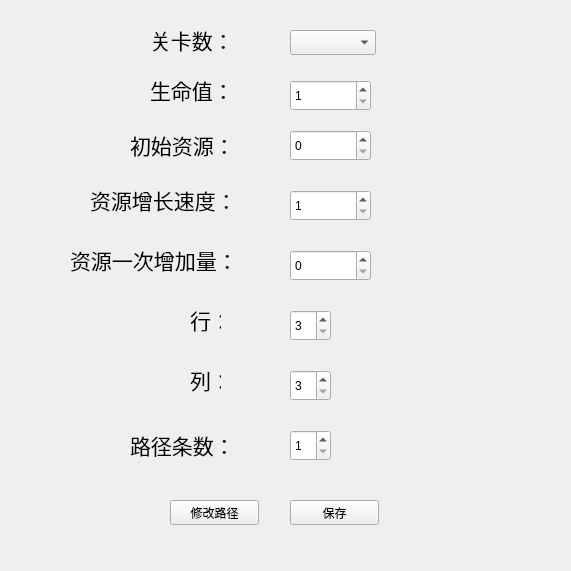
<?xml version="1.0" encoding="UTF-8"?>
<ui version="4.0">
 <class>EditWindow</class>
 <widget class="QWidget" name="EditWindow">
  <property name="geometry">
   <rect>
    <x>0</x>
    <y>0</y>
    <width>571</width>
    <height>571</height>
   </rect>
  </property>
  <property name="windowTitle">
   <string>Form</string>
  </property>
  <widget class="QStackedWidget" name="stackedWidget">
   <property name="geometry">
    <rect>
     <x>0</x>
     <y>0</y>
     <width>571</width>
     <height>571</height>
    </rect>
   </property>
   <property name="currentIndex">
    <number>0</number>
   </property>
   <widget class="QWidget" name="attribute">
    <widget class="QLabel" name="label_6">
     <property name="geometry">
      <rect>
       <x>190</x>
       <y>360</y>
       <width>31</width>
       <height>41</height>
      </rect>
     </property>
     <property name="text">
      <string>&lt;html&gt;&lt;head/&gt;&lt;body&gt;&lt;p&gt;&lt;span style=&quot; font-size:16pt;&quot;&gt;列：&lt;/span&gt;&lt;/p&gt;&lt;/body&gt;&lt;/html&gt;</string>
     </property>
    </widget>
    <widget class="QLabel" name="label_7">
     <property name="geometry">
      <rect>
       <x>190</x>
       <y>300</y>
       <width>31</width>
       <height>41</height>
      </rect>
     </property>
     <property name="text">
      <string>&lt;html&gt;&lt;head/&gt;&lt;body&gt;&lt;p&gt;&lt;span style=&quot; font-size:16pt;&quot;&gt;行：&lt;/span&gt;&lt;/p&gt;&lt;/body&gt;&lt;/html&gt;</string>
     </property>
    </widget>
    <widget class="QLabel" name="label_8">
     <property name="geometry">
      <rect>
       <x>70</x>
       <y>240</y>
       <width>171</width>
       <height>41</height>
      </rect>
     </property>
     <property name="text">
      <string>&lt;html&gt;&lt;head/&gt;&lt;body&gt;&lt;p&gt;&lt;span style=&quot; font-size:16pt;&quot;&gt;资源一次增加量：&lt;/span&gt;&lt;/p&gt;&lt;/body&gt;&lt;/html&gt;</string>
     </property>
    </widget>
    <widget class="QLabel" name="label_9">
     <property name="geometry">
      <rect>
       <x>130</x>
       <y>120</y>
       <width>111</width>
       <height>51</height>
      </rect>
     </property>
     <property name="text">
      <string>&lt;html&gt;&lt;head/&gt;&lt;body&gt;&lt;p&gt;&lt;span style=&quot; font-size:16pt;&quot;&gt;初始资源：&lt;/span&gt;&lt;/p&gt;&lt;/body&gt;&lt;/html&gt;</string>
     </property>
    </widget>
    <widget class="QLabel" name="label_10">
     <property name="geometry">
      <rect>
       <x>90</x>
       <y>180</y>
       <width>141</width>
       <height>41</height>
      </rect>
     </property>
     <property name="text">
      <string>&lt;html&gt;&lt;head/&gt;&lt;body&gt;&lt;p&gt;&lt;span style=&quot; font-size:16pt;&quot;&gt;资源增长速度：&lt;/span&gt;&lt;/p&gt;&lt;/body&gt;&lt;/html&gt;</string>
     </property>
    </widget>
    <widget class="QLabel" name="label_11">
     <property name="geometry">
      <rect>
       <x>150</x>
       <y>70</y>
       <width>81</width>
       <height>41</height>
      </rect>
     </property>
     <property name="text">
      <string>&lt;html&gt;&lt;head/&gt;&lt;body&gt;&lt;p&gt;&lt;span style=&quot; font-size:16pt;&quot;&gt;生命值：&lt;/span&gt;&lt;/p&gt;&lt;/body&gt;&lt;/html&gt;</string>
     </property>
    </widget>
    <widget class="QSpinBox" name="health_box">
     <property name="geometry">
      <rect>
       <x>290</x>
       <y>80</y>
       <width>81</width>
       <height>31</height>
      </rect>
     </property>
     <property name="minimum">
      <number>1</number>
     </property>
     <property name="maximum">
      <number>999999</number>
     </property>
    </widget>
    <widget class="QSpinBox" name="original_source_box">
     <property name="geometry">
      <rect>
       <x>290</x>
       <y>130</y>
       <width>81</width>
       <height>31</height>
      </rect>
     </property>
     <property name="maximum">
      <number>999999</number>
     </property>
    </widget>
    <widget class="QSpinBox" name="speed_box">
     <property name="geometry">
      <rect>
       <x>290</x>
       <y>190</y>
       <width>81</width>
       <height>31</height>
      </rect>
     </property>
     <property name="minimum">
      <number>1</number>
     </property>
     <property name="maximum">
      <number>999999</number>
     </property>
    </widget>
    <widget class="QSpinBox" name="colomn_box">
     <property name="geometry">
      <rect>
       <x>290</x>
       <y>370</y>
       <width>41</width>
       <height>31</height>
      </rect>
     </property>
     <property name="minimum">
      <number>3</number>
     </property>
     <property name="maximum">
      <number>30</number>
     </property>
    </widget>
    <widget class="QSpinBox" name="row_box">
     <property name="geometry">
      <rect>
       <x>290</x>
       <y>310</y>
       <width>41</width>
       <height>31</height>
      </rect>
     </property>
     <property name="minimum">
      <number>3</number>
     </property>
     <property name="maximum">
      <number>30</number>
     </property>
    </widget>
    <widget class="QSpinBox" name="add_once_box">
     <property name="geometry">
      <rect>
       <x>290</x>
       <y>250</y>
       <width>81</width>
       <height>31</height>
      </rect>
     </property>
     <property name="maximum">
      <number>999999</number>
     </property>
    </widget>
    <widget class="QPushButton" name="confirm_button">
     <property name="geometry">
      <rect>
       <x>290</x>
       <y>500</y>
       <width>89</width>
       <height>25</height>
      </rect>
     </property>
     <property name="text">
      <string>保存</string>
     </property>
    </widget>
    <widget class="QLabel" name="label_12">
     <property name="geometry">
      <rect>
       <x>130</x>
       <y>420</y>
       <width>111</width>
       <height>51</height>
      </rect>
     </property>
     <property name="text">
      <string>&lt;html&gt;&lt;head/&gt;&lt;body&gt;&lt;p&gt;&lt;span style=&quot; font-size:16pt;&quot;&gt;路径条数：&lt;/span&gt;&lt;/p&gt;&lt;/body&gt;&lt;/html&gt;</string>
     </property>
    </widget>
    <widget class="QSpinBox" name="path_cnt_box">
     <property name="geometry">
      <rect>
       <x>290</x>
       <y>430</y>
       <width>41</width>
       <height>31</height>
      </rect>
     </property>
     <property name="minimum">
      <number>1</number>
     </property>
     <property name="maximum">
      <number>10</number>
     </property>
    </widget>
    <widget class="QComboBox" name="MapBox">
     <property name="geometry">
      <rect>
       <x>290</x>
       <y>30</y>
       <width>86</width>
       <height>25</height>
      </rect>
     </property>
    </widget>
    <widget class="QLabel" name="label_13">
     <property name="geometry">
      <rect>
       <x>150</x>
       <y>20</y>
       <width>81</width>
       <height>41</height>
      </rect>
     </property>
     <property name="text">
      <string>&lt;html&gt;&lt;head/&gt;&lt;body&gt;&lt;p&gt;&lt;span style=&quot; font-size:16pt;&quot;&gt;关卡数：&lt;/span&gt;&lt;/p&gt;&lt;/body&gt;&lt;/html&gt;</string>
     </property>
    </widget>
    <widget class="QPushButton" name="edit_path">
     <property name="geometry">
      <rect>
       <x>170</x>
       <y>500</y>
       <width>89</width>
       <height>25</height>
      </rect>
     </property>
     <property name="text">
      <string>修改路径</string>
     </property>
    </widget>
   </widget>
   <widget class="QWidget" name="path">
    <widget class="QLabel" name="path_infor">
     <property name="geometry">
      <rect>
       <x>50</x>
       <y>30</y>
       <width>231</width>
       <height>51</height>
      </rect>
     </property>
     <property name="text">
      <string>&lt;html&gt;&lt;head/&gt;&lt;body&gt;&lt;p&gt;&lt;span style=&quot; font-size:16pt;&quot;&gt;设置路径&lt;/span&gt;&lt;/p&gt;&lt;/body&gt;&lt;/html&gt;</string>
     </property>
    </widget>
    <widget class="QPushButton" name="reset_button">
     <property name="geometry">
      <rect>
       <x>140</x>
       <y>500</y>
       <width>89</width>
       <height>25</height>
      </rect>
     </property>
     <property name="text">
      <string>重新选择</string>
     </property>
    </widget>
    <widget class="QPushButton" name="confirm_path">
     <property name="geometry">
      <rect>
       <x>340</x>
       <y>500</y>
       <width>89</width>
       <height>25</height>
      </rect>
     </property>
     <property name="text">
      <string>确认</string>
     </property>
    </widget>
    <widget class="QLabel" name="label">
     <property name="geometry">
      <rect>
       <x>320</x>
       <y>20</y>
       <width>91</width>
       <height>61</height>
      </rect>
     </property>
     <property name="text">
      <string>&lt;html&gt;&lt;head/&gt;&lt;body&gt;&lt;p&gt;&lt;span style=&quot; font-size:14pt;&quot;&gt;路径种类：&lt;/span&gt;&lt;/p&gt;&lt;/body&gt;&lt;/html&gt;</string>
     </property>
    </widget>
    <widget class="QComboBox" name="path_kind_box">
     <property name="geometry">
      <rect>
       <x>420</x>
       <y>40</y>
       <width>86</width>
       <height>25</height>
      </rect>
     </property>
     <property name="currentIndex">
      <number>0</number>
     </property>
     <item>
      <property name="text">
       <string>地面</string>
      </property>
     </item>
     <item>
      <property name="text">
       <string>飞行</string>
      </property>
     </item>
    </widget>
   </widget>
  </widget>
 </widget>
 <resources/>
 <connections/>
</ui>
